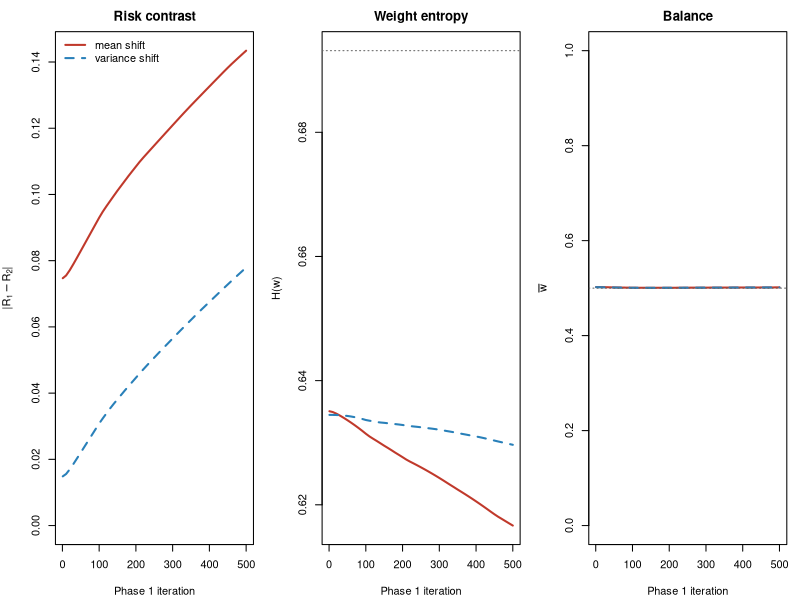

Reproduce this figure in R.
out_dir <- ""

HP <- list(
  T1      = 500,    # Phase 1 gradient-ascent steps
  eta     = 0.001,  # max per-step weight change (gradient is normalised)
  eta_ent = 0.02,   # entropy coefficient
  kappa   = 5.00,   # balance penalty coefficient
  mu      = 0.90,   # momentum coefficient
  rho     = 0.50,   # balance target
  eps     = 0.05,   # weight clipping, w in [eps, 1-eps]
  n_grid  = 10,     # size of the adaptive Gamma grid
  n_path  = 201,    # resolution of the learner path scan
  K       = 5,      # cross-validation folds
  lambda  = 1e-8    # ridge, for invertibility only
)

# sd_y = 0.5 makes the Causal Oracle risk equal Var(eps_Y) = 0.25, matching
# Richter & Wit Table 1. rescale divides by training sd but does NOT centre —
# centering breaks the WRD closed form.
gen_sem <- function(n_per_env, alpha_train, alpha_test,
                    shift_type = "mean", seed = 1,
                    sd_y = 0.5, sd_child = 0.5, rescale = FALSE) {
  set.seed(seed)
  n_train <- 2 * n_per_env
  env_tr  <- rep(c(1L, 2L), each = n_per_env)

  draw_shift <- function(n, env, alpha) {
    if (shift_type == "mean")
      ifelse(env == 1, rnorm(n, 0, 1), rnorm(n, alpha, 1))
    else
      ifelse(env == 1, rnorm(n, 0, 1), rnorm(n, 0, max(alpha, 0.1)))
  }

  X1 <- rnorm(n_train)
  X2 <- X1 + rnorm(n_train)
  X3 <- X1 + X2 + rnorm(n_train)
  Y  <- X2 + X3 + rnorm(n_train, 0, sd_y)
  A4 <- draw_shift(n_train, env_tr, alpha_train)
  A5 <- draw_shift(n_train, env_tr, alpha_train)
  X4 <- Y  + A4 + rnorm(n_train, 0, sd_child)
  X5 <- Y  + A5 + rnorm(n_train, 0, sd_child)
  X6 <- X5 + rnorm(n_train, 0, sd_child)
  Xtr <- cbind(X1, X2, X3, X4, X5, X6)

  n_test <- n_per_env
  env_te <- rep(2L, n_test)
  X1t <- rnorm(n_test)
  X2t <- X1t + rnorm(n_test)
  X3t <- X1t + X2t + rnorm(n_test)
  Yt  <- X2t + X3t + rnorm(n_test, 0, sd_y)
  A4t <- draw_shift(n_test, env_te, alpha_test)
  A5t <- draw_shift(n_test, env_te, alpha_test)
  X4t <- Yt  + A4t + rnorm(n_test, 0, sd_child)
  X5t <- Yt  + A5t + rnorm(n_test, 0, sd_child)
  X6t <- X5t + rnorm(n_test, 0, sd_child)
  Xte <- cbind(X1t, X2t, X3t, X4t, X5t, X6t)

  sg <- if (rescale) apply(Xtr, 2, sd) else rep(1, ncol(Xtr))
  Xtr <- sweep(Xtr, 2, sg, "/")     # scale only; NEVER centre
  Xte <- sweep(Xte, 2, sg, "/")
  colnames(Xtr) <- colnames(Xte) <- paste0("X", 1:6)

  list(X_tr = Xtr, y_tr = Y, env_tr = env_tr,
       X_te = Xte, y_te = Yt, sd_X = sg)
}

env_risks <- function(r2, w) {
  w <- pmin(pmax(w, 1e-12), 1 - 1e-12)
  c(R1 = sum(w * r2) / sum(w), R2 = sum((1 - w) * r2) / sum(1 - w))
}
acr_objective <- function(r2, w, gamma) {
  R <- env_risks(r2, w)
  unname(R["R1"] + R["R2"] + gamma * abs(R["R1"] - R["R2"]))
}
binary_entropy <- function(w) {
  w <- pmin(pmax(w, 1e-12), 1 - 1e-12)
  -mean(w * log(w) + (1 - w) * log(1 - w))
}
ginv_solve <- function(A, b, tol = 1e-10) {
  sv <- svd(A)
  d  <- ifelse(abs(sv$d) > tol * max(abs(sv$d)), 1 / sv$d, 0)
  as.vector(sv$v %*% (d * (t(sv$u) %*% b)))
}
ridge_ols <- function(X, y, lambda = HP$lambda)
  as.vector(solve(crossprod(X) + lambda * diag(ncol(X)), crossprod(X, y)))

# Every stationary point of L = R_+ + Gamma|R_A| lies on the path
# beta(theta) = (G_+ + theta*G_A + lambda*I)^{-1} (Z_+ + theta*Z_A)
# for theta in [-Gamma, Gamma]. Scanning this path finds the exact global min.
make_path <- function(X, y, w, ridge = HP$lambda) {
  w  <- pmin(pmax(w, 1e-12), 1 - 1e-12)
  w1 <- w / sum(w); w2 <- (1 - w) / sum(1 - w)
  G1 <- t(X * w1) %*% X; G2 <- t(X * w2) %*% X
  Z1 <- t(X * w1) %*% y; Z2 <- t(X * w2) %*% y
  Gp <- G1 + G2; Ga <- G1 - G2; Zp <- Z1 + Z2; Za <- Z1 - Z2
  Ip <- diag(ncol(X))
  function(theta) {
    A <- Gp + theta * Ga + ridge * Ip
    b <- Zp + theta * Za
    beta <- tryCatch(as.vector(solve(A, b)), error = function(e) ginv_solve(A, b))
    if (!all(is.finite(beta))) beta <- ginv_solve(A, b)
    beta
  }
}

acr_learner <- function(X, y, w, gamma, n_path = HP$n_path, ridge = HP$lambda) {
  beta_of <- make_path(X, y, w, ridge)
  if (gamma <= 0) return(beta_of(0))
  thetas <- seq(-gamma, gamma, length.out = n_path)
  L <- vapply(thetas, function(th) {
    b <- beta_of(th)
    acr_objective(as.vector(y - X %*% b)^2, w, gamma)
  }, numeric(1))
  beta_of(thetas[which.min(L)])
}

# Initialise from signed residuals (Richter & Wit eq. 27), not squared —
# signed residuals carry the direction of the environment shift.
init_weights_signed <- function(r) {
  l <- (r - median(r)) / (sd(r) + 1e-12)
  0.1 + 0.8 * plogis(l)
}

phase1_discover <- function(X, y, hp = HP, trace = FALSE) {
  n  <- nrow(X)
  b0 <- ridge_ols(X, y, hp$lambda)      # beta held FIXED throughout Phase 1
  r  <- as.vector(y - X %*% b0)
  r2 <- r^2
  w  <- init_weights_signed(r)
  m  <- rep(0, n)
  hist <- NULL

  if (hp$T1 > 0) for (t in seq_len(hp$T1)) {
    S  <- sum(w); Sb <- n - S
    N1 <- sum(w * r2); N2 <- sum((1 - w) * r2)
    R1 <- N1 / S; R2 <- N2 / Sb
    s  <- sign(R1 - R2); if (s == 0) s <- 1

    # Gradient normalised so hp$eta is the max per-step weight change;
    # without this, 500 steps move weights by < 0.05 in total.
    dR1 <-  (r2 * S  - N1) / S^2
    dR2 <- -(r2 * Sb - N2) / Sb^2
    g <- s * (dR1 - dR2)
    g <- g / (max(abs(g)) + 1e-12)

    g <- g - hp$kappa * 2 * (mean(w) - hp$rho) -
             hp$eta_ent * (log(w) - log(1 - w))

    m <- hp$mu * m + (1 - hp$mu) * g
    w <- pmin(pmax(w + hp$eta * m, hp$eps), 1 - hp$eps)

    if (trace && (t == 1 || t %% 10 == 0)) {
      RR <- env_risks(r2, w)
      hist <- rbind(hist, data.frame(t = t,
        contrast = unname(abs(RR[1] - RR[2])),
        entropy  = binary_entropy(w), wbar = mean(w)))
    }
  }
  list(w = w, r2 = r2, beta_ols = b0, hist = hist)
}

gamma_max_of <- function(r2, w) {
  R  <- env_risks(r2, w)
  gm <- unname((R["R1"] + R["R2"]) / max(abs(R["R1"] - R["R2"]), 1e-10))
  min(max(gm, 0.5), 1e4)
}
adaptive_grid <- function(gamma_max, n_grid = HP$n_grid)
  c(0, exp(seq(log(0.1), log(gamma_max), length.out = n_grid)))

# CV uses the robust ACR criterion (Richter & Wit eq. 41), not plain MSE.
select_gamma <- function(X, y, w, gamma_grid, gamma_cv, hp = HP, seed = 1) {
  set.seed(seed)
  folds <- sample(rep(seq_len(hp$K), length.out = nrow(X)))
  scores <- vapply(gamma_grid, function(g) {
    mean(vapply(seq_len(hp$K), function(k) {
      tr <- folds != k; va <- folds == k
      b  <- acr_learner(X[tr, , drop = FALSE], y[tr], w[tr], g, hp$n_path)
      r2v <- as.vector(y[va] - X[va, , drop = FALSE] %*% b)^2
      acr_objective(r2v, w[va], gamma_cv)
    }, numeric(1)))
  }, numeric(1))
  list(gamma = gamma_grid[which.min(scores)], scores = scores)
}

fit_acr_two_phase <- function(X, y, hp = HP, seed = 1, trace = FALSE) {
  ph  <- phase1_discover(X, y, hp, trace)
  gm  <- gamma_max_of(ph$r2, ph$w)
  grd <- adaptive_grid(gm, hp$n_grid)
  sel <- select_gamma(X, y, ph$w, grd, gamma_cv = gm, hp = hp, seed = seed)
  list(beta = acr_learner(X, y, ph$w, sel$gamma, hp$n_path),
       w = ph$w, gamma = sel$gamma, gamma_max = gm,
       grid = grd, scores = sel$scores, hist = ph$hist, beta_ols = ph$beta_ols)
}

compute_auc <- function(w, true_env) {
  label <- as.integer(true_env == 2)
  n1 <- sum(label == 1); n0 <- sum(label == 0)
  if (n1 == 0 || n0 == 0) return(0.5)
  auc <- (sum(rank(w)[label == 1]) - n1 * (n1 + 1) / 2) / (n1 * n0)
  max(auc, 1 - auc)
}
# Symmetrised AUC >= 0.5 by construction; null mean is NOT 0.5.
auc_null_mean <- function(n1, n0)
  0.5 + sqrt((n1 + n0 + 1) / (12 * n1 * n0)) * sqrt(2 / pi)

coef_dir_error <- function(beta_hat, beta_true, sd_X) {
  bt <- beta_true * sd_X
  u  <- function(v) v / (sqrt(sum(v^2)) + 1e-12)
  sqrt(sum((u(beta_hat) - u(bt))^2))
}

# ── Experiment ────────────────────────────────────────────────────────────────

alpha_grid  <- c(1, 3, 5, 10)
seeds       <- 1:10
shift_types <- c("mean", "variance")
n_per_env   <- 250
alpha_test  <- 20
beta_true   <- c(0, 1, 1, 0, 0, 0)

rows <- expand.grid(alpha = alpha_grid, seed = seeds,
                    shift_type = shift_types, stringsAsFactors = FALSE)
cols <- c("ols_mse", "acr_mse", "oracle_cr_mse", "causal_mse",
          "acr_auc", "acr_gamma", "gamma_max",
          "ols_coef", "acr_coef", "alpha_cover")
res  <- cbind(rows, as.data.frame(matrix(NA_real_, nrow(rows), length(cols),
                                         dimnames = list(NULL, cols))))

pb <- txtProgressBar(min = 0, max = nrow(rows), style = 3)

for (i in seq_len(nrow(rows))) {
  al <- res$alpha[i]; sid <- res$seed[i]; sht <- res$shift_type[i]
  d  <- gen_sem(n_per_env, al, alpha_test, sht, sid)
  Xtr <- d$X_tr; ytr <- d$y_tr; Xte <- d$X_te; yte <- d$y_te

  fit    <- fit_acr_two_phase(Xtr, ytr, seed = sid)
  b_ols  <- ridge_ols(Xtr, ytr)
  w_orac <- as.numeric(d$env_tr == 1)
  b_orcr <- acr_learner(Xtr, ytr, w_orac, fit$gamma)
  b_caus <- rep(0, 6); b_caus[2:3] <- ridge_ols(Xtr[, 2:3, drop = FALSE], ytr)

  mse <- function(b) mean((yte - Xte %*% b)^2)
  res$ols_mse[i]       <- mse(b_ols)
  res$acr_mse[i]       <- mse(fit$beta)
  res$oracle_cr_mse[i] <- mse(b_orcr)
  res$causal_mse[i]    <- mse(b_caus)
  res$acr_auc[i]       <- compute_auc(fit$w, d$env_tr)
  res$acr_gamma[i]     <- fit$gamma
  res$gamma_max[i]     <- fit$gamma_max
  res$ols_coef[i]      <- coef_dir_error(b_ols,    beta_true, d$sd_X)
  res$acr_coef[i]      <- coef_dir_error(fit$beta, beta_true, d$sd_X)
  res$alpha_cover[i]   <- al * sqrt((fit$gamma + 1) / 2)

  setTxtProgressBar(pb, i)
}
close(pb)

agg <- aggregate(cbind(ols_mse, acr_mse, oracle_cr_mse, causal_mse,
                       acr_auc, acr_gamma, alpha_cover) ~ alpha + shift_type,
                 data = res, FUN = mean)
agg <- agg[order(agg$shift_type, agg$alpha), ]
agg[, 3:9] <- round(agg[, 3:9], 3)
print(agg, row.names = FALSE)

write.csv(res, paste0(out_dir, "9-sem_gradient_results.csv"), row.names = FALSE)
capture.output(print(agg, row.names = FALSE),
               file = paste0(out_dir, "9-sem_gradient_table.txt"))

# ── Phase 1 diagnostics ───────────────────────────────────────────────────────

d_m <- gen_sem(n_per_env, 1, alpha_test, "mean",     seed = 1)
d_v <- gen_sem(n_per_env, 1, alpha_test, "variance", seed = 1)
h_m <- phase1_discover(d_m$X_tr, d_m$y_tr, HP, trace = TRUE)
h_v <- phase1_discover(d_v$X_tr, d_v$y_tr, HP, trace = TRUE)

pdf(paste0(out_dir, "9-phase1_diagnostics.pdf"), width = 10, height = 3.6)
par(mfrow = c(1, 3), mar = c(4.2, 4.2, 2.4, 1))
plot(h_m$hist$t, h_m$hist$contrast, type = "l", col = "#C0392B", lwd = 2,
     xlab = "Phase 1 iteration", ylab = expression("|" * R[1] - R[2] * "|"),
     main = "Risk contrast",
     ylim = range(0, h_m$hist$contrast, h_v$hist$contrast))
lines(h_v$hist$t, h_v$hist$contrast, col = "#2980B9", lwd = 2, lty = 2)
legend("topleft", c("mean shift", "variance shift"),
       col = c("#C0392B", "#2980B9"), lty = c(1, 2), lwd = 2, bty = "n")
plot(h_m$hist$t, h_m$hist$entropy, type = "l", col = "#C0392B", lwd = 2,
     xlab = "Phase 1 iteration", ylab = "H(w)", main = "Weight entropy",
     ylim = range(h_m$hist$entropy, h_v$hist$entropy, log(2)))
lines(h_v$hist$t, h_v$hist$entropy, col = "#2980B9", lwd = 2, lty = 2)
abline(h = log(2), lty = 3, col = "grey40")
plot(h_m$hist$t, h_m$hist$wbar, type = "l", col = "#C0392B", lwd = 2,
     xlab = "Phase 1 iteration", ylab = expression(bar(w)), main = "Balance",
     ylim = c(0, 1))
lines(h_v$hist$t, h_v$hist$wbar, col = "#2980B9", lwd = 2, lty = 2)
abline(h = 0.5, lty = 3, col = "grey40")
dev.off()

# Gradient ascent can erode the signal from signed-residual initialisation
# (finite-sample analogue of Richter & Wit Remark 4); check AUC vs T1.
null_auc <- auc_null_mean(n_per_env, n_per_env)
sens <- do.call(rbind, lapply(c(0, 50, 200, 500, 2000), function(T1) {
  hp <- HP; hp$T1 <- T1
  pm <- phase1_discover(d_m$X_tr, d_m$y_tr, hp)
  pv <- phase1_discover(d_v$X_tr, d_v$y_tr, hp)
  data.frame(T1 = T1,
             auc_mean_shift = round(compute_auc(pm$w, d_m$env_tr), 3),
             auc_var_shift  = round(compute_auc(pv$w, d_v$env_tr), 3),
             gamma_max_mean = round(gamma_max_of(pm$r2, pm$w), 2),
             entropy_mean   = round(binary_entropy(pm$w), 3))
}))
print(sens, row.names = FALSE)
capture.output(print(sens, row.names = FALSE),
               file = paste0(out_dir, "9-phase1_sensitivity.txt"))
